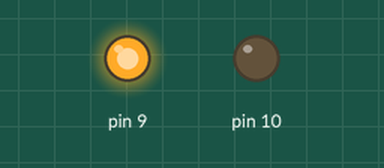
Recording of a sketch running on a simulated Arduino Uno, built with avr-gcc and run on an emulated ATmega328P. Shown: output pins drawn as LEDs (lit = HIGH).

Above: at 0.05 s.
At 6.0 s:
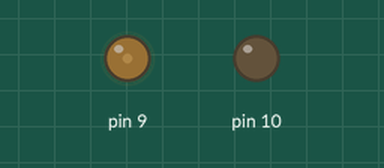
Timing chart, 0 to 7.8 s (numbered marks = the images above):
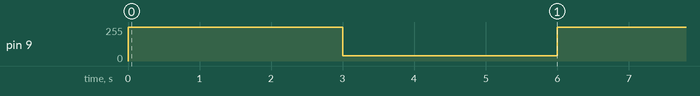

The sketch:

MOTOR.ino
```cpp
void setup() {
  Serial.begin(9600);

  pinMode(9, OUTPUT);
  pinMode(10, OUTPUT);
}

void loop() {
  analogWrite(9, 255);//tienen un rango de 0 a 255 (0 V-5V) //voltaje minimo de encendido 109
  analogWrite(10, 0);
  delay(3000);
  analogWrite(9, 39);//tienen un rango de 0 a 255 (0 V-5V) //voltaje minimo de apagado 39
  analogWrite(10, 0);
  delay(3000);

}
```

Measured:
- by itself, pin 9: alternates 255/255 for 3.0 s and 39/255 for 3.0 s
